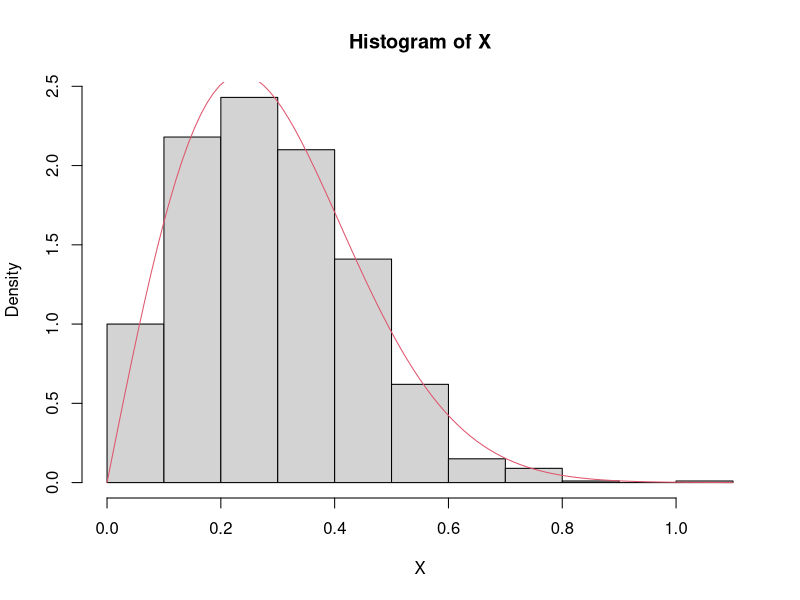

R code for this plot:
#############################INVERSA WEIBULL####################################
set.seed(321)
weibull <- function(n,a,b){
  U <- runif(n)
  X <- (-(1/b^a)*log(U))^(1/a)
}
#Ahora probemos para ??=2, ??=3 generemos 1000 valores.
X <-weibull(n = 1000,a = 2,b = 3)
#Realizando un histograma y comparando los resultados tenemos lo siguiente
hist(X,freq = F)
curve(dweibull(x,shape = 2,scale = 1/3),add=T,col=2)
#Realizando la prueba de bondad de ajuste se tiene que Kolmogorov-Smirnov
ks.test(X,"pweibull",shape=2,scale=1/3)
################################################################################
